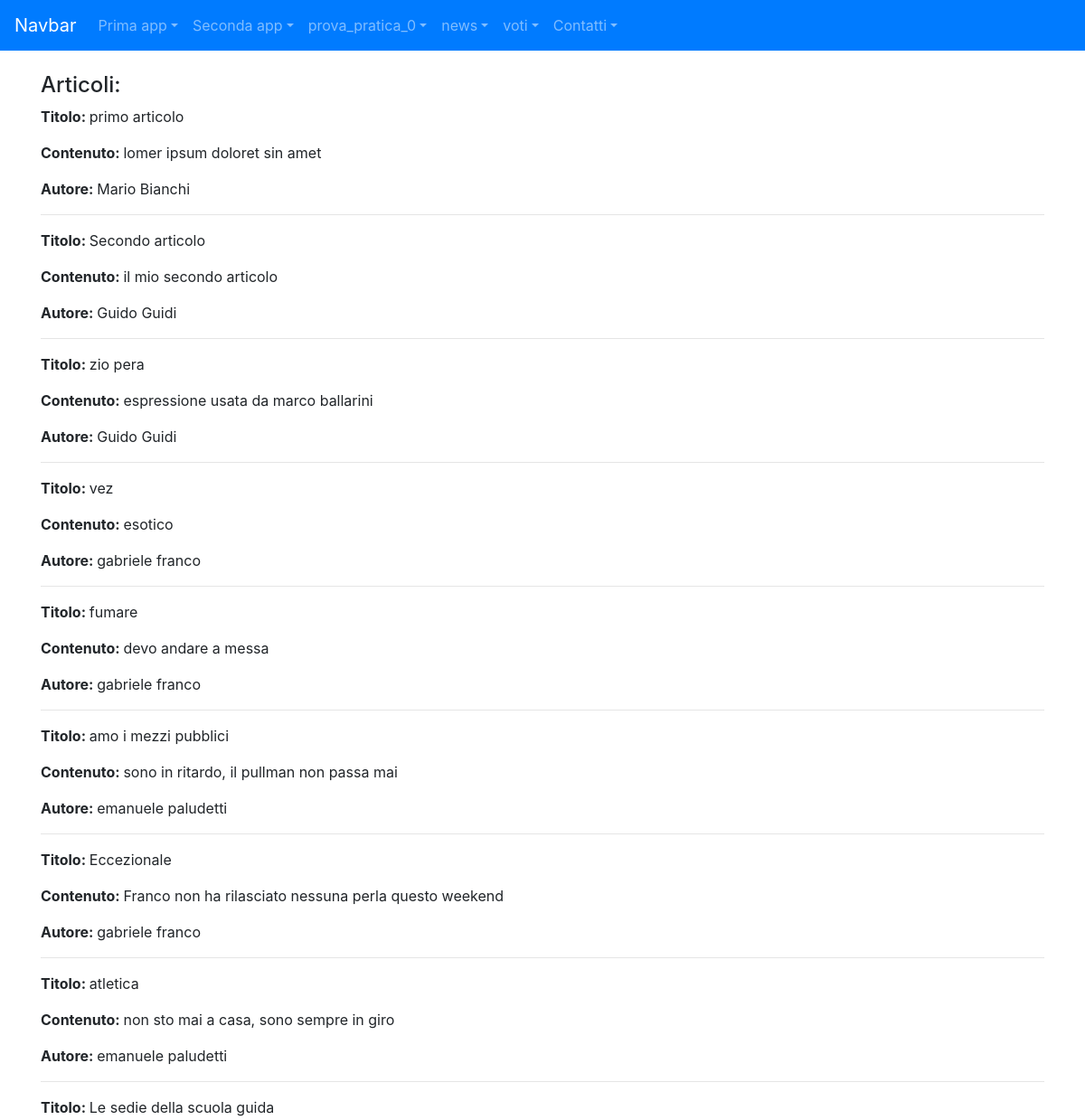
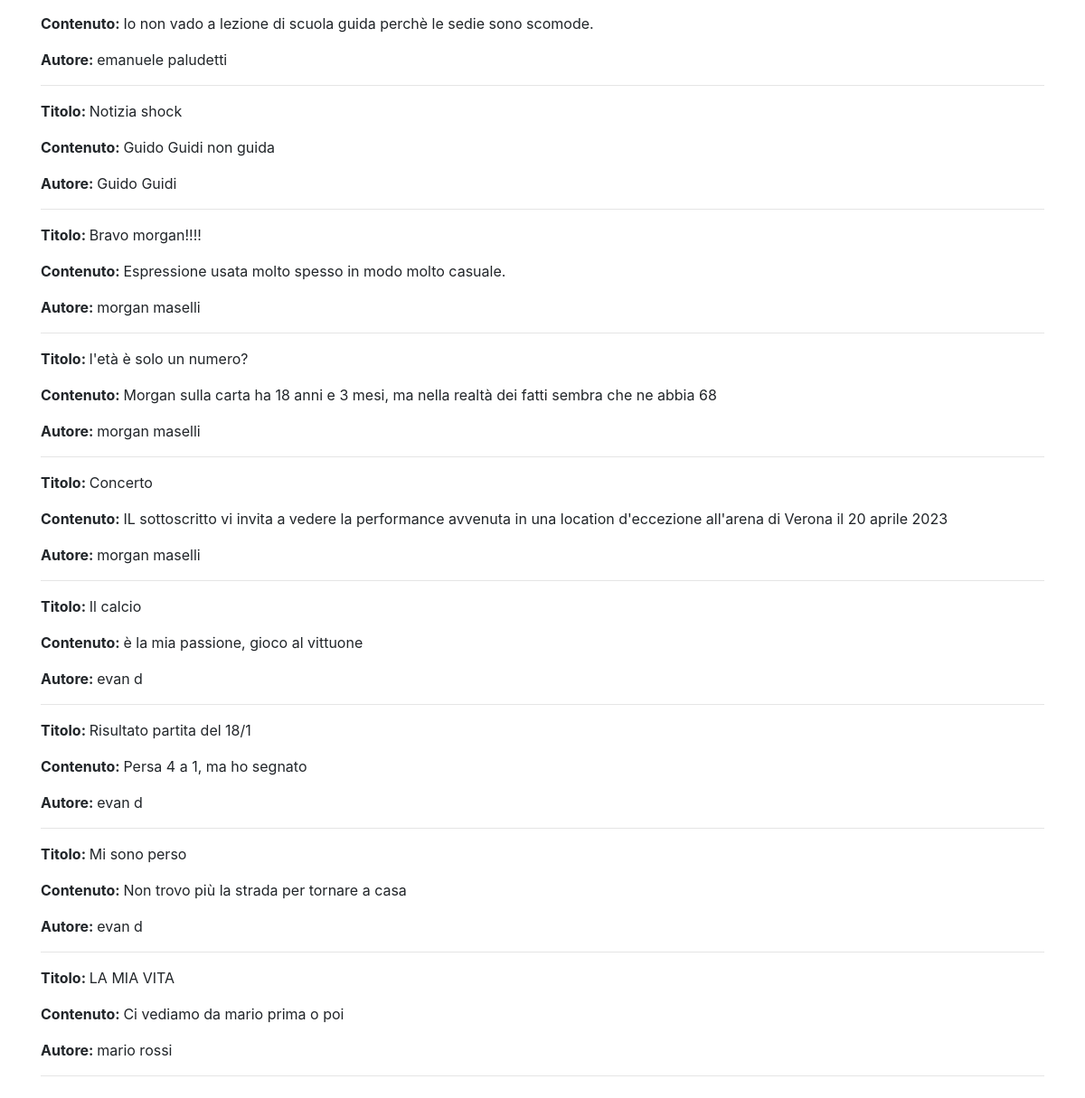
Page /news/lista_articoli on the committed database (2 pictures, top to bottom).
### news/models.py (models this page shows, shortened)
class Articolo (models.Model):
    titolo = models.CharField(max_length=100)
    contenuto = models.TextField()
    giornalista = models.ForeignKey(Giornalista, on_delete=models.CASCADE, related_name="articoli")
    data = models.DateField(auto_now_add=True, blank=True)
    visualizzazioni = models.IntegerField(default=0,blank=True)
    class Meta:
        verbose_name = "Articolo"
        verbose_name_plural = "Articoli"

class Giornalista (models.Model):
    nome = models.CharField(max_length=20)
    cognome = models.CharField(max_length=20)
    anno_di_nascita = models.DateField(blank=True)
    def __str__(self):
        return self.nome + " " + self.cognome
    class Meta:
        verbose_name = "Giornalista"
        verbose_name_plural = "Giornalisti"

### news/views.py (the view)
# urls.py: path("lista_articoli", lista_articoli, name="lista_articoli"),
def lista_articoli (request):
    articoli = Articolo.objects.all()
    context = {"articoli": articoli}
    return render (request, "lista_articoli.html", context)

### news/templates/news/lista_articoli.html (shortened to what this page needs)
{% extends 'base.html'%}
{%block content%}
<h4>Articoli:</h4>
{% for articolo in articoli %}
<p><strong>Titolo: </strong>{{ articolo.titolo }}</p>
<p><strong>Contenuto: </strong>{{ articolo.contenuto }}</p>
<p><strong>Autore: </strong>{{ articolo.giornalista }}</p>
<hr>
{% endfor %}
{%endblock content%}

### rows in the picture
Articolo: titolo "primo articolo", contenuto "lomer ipsum doloret sin amet", giornalista "Mario Bianchi"
Articolo: titolo "Secondo articolo", contenuto "il mio secondo articolo", giornalista "Guido Guidi"
Articolo: titolo "zio pera", contenuto "espressione usata da marco ballarini", giornalista "Guido Guidi"
Articolo: titolo "vez", contenuto "esotico", giornalista "gabriele franco"
Articolo: titolo "fumare", contenuto "devo andare a messa", giornalista "gabriele franco"
Articolo: titolo "amo i mezzi pubblici", contenuto "sono in ritardo, il pullman non passa mai", giornalista "emanuele paludetti"
Articolo: titolo "Eccezionale", contenuto "Franco non ha rilasciato nessuna perla questo weekend", giornalista "gabriele franco"
Articolo: titolo "atletica", contenuto "non sto mai a casa, sono sempre in giro", giornalista "emanuele paludetti"
Articolo: titolo "Le sedie della scuola guida", contenuto "Io non vado a lezione di scuola guida perchè le sedie sono scomode.", giornalista "emanuele paludetti"
Articolo: titolo "Notizia shock", contenuto "Guido Guidi non guida", giornalista "Guido Guidi"
Articolo: titolo "Bravo morgan!!!!", contenuto "Espressione usata molto spesso in modo molto casuale.", giornalista "morgan maselli"
Articolo: titolo "l'età è solo un numero?", contenuto "Morgan sulla carta ha 18 anni e 3 mesi, ma nella realtà dei fatti sembra che ne abbia 68", giornalista "morgan maselli"
Articolo: titolo "Concerto", contenuto "IL sottoscritto vi invita a vedere la performance avvenuta in una location d'eccezione all'arena di Verona il 20 aprile 2023", giornalista "morgan maselli"
Articolo: titolo "Il calcio", contenuto "è la mia passione, gioco al vittuone", giornalista "evan d"
Articolo: titolo "Risultato partita del 18/1", contenuto "Persa 4 a 1, ma ho segnato", giornalista "evan d"
Articolo: titolo "Mi sono perso", contenuto "Non trovo più la strada per tornare a casa", giornalista "evan d"
Articolo: titolo "LA MIA VITA", contenuto "Ci vediamo da mario prima o poi", giornalista "mario rossi"
